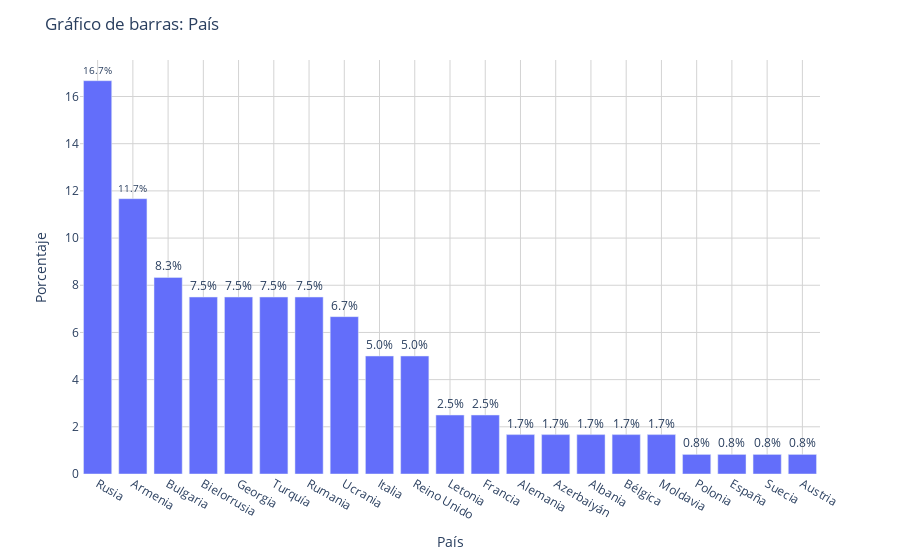

Notebook code for this chart:
### Code cell
graficar_barras_porcentaje_px(df = df_columnas, variable_analisis = 'País')

### Figure 1 — Plotly figure (JSON) as saved in the notebook; plotly's stock layout.template omitted (floating-point values rounded to 4 significant figures)
{"data": [{"alignmentgroup": "True", "hovertemplate": "País=%{x}<br>Porcentaje=%{text}<extra></extra>", "legendgroup": "", "marker": {"color": "#636efa", "pattern": {"shape": ""}}, "name": "", "offsetgroup": "", "orientation": "v", "showlegend": false, "text": [16.67, 11.67, 8.33, 7.5, 7.5, 7.5, 7.5, 6.67, 5, 5, 2.5, 2.5, 1.67, 1.67, 1.67, 1.67, 1.67, 0.83, 0.83, 0.83, 0.83], "textposition": "outside", "texttemplate": "%{text:.1f}%", "type": "bar", "x": ["Rusia", "Armenia", "Bulgaria", "Bielorrusia", "Georgia", "Turquía", "Rumania", "Ucrania", "Italia", "Reino Unido", "Letonia", "Francia", "Alemania", "Azerbaiyán", "Albania", "Bélgica", "Moldavia", "Polonia", "España", "Suecia", "Austria"], "xaxis": "x", "y": [16.67, 11.67, 8.33, 7.5, 7.5, 7.5, 7.5, 6.67, 5, 5, 2.5, 2.5, 1.67, 1.67, 1.67, 1.67, 1.67, 0.83, 0.83, 0.83, 0.83], "yaxis": "y"}], "layout": {"barmode": "relative", "legend": {"tracegroupgap": 0}, "margin": {"t": 60}, "plot_bgcolor": "rgba(255, 255, 255, 1)", "title": {"text": "Gráfico de barras: País"}, "xaxis": {"anchor": "y", "categoryorder": "total descending", "domain": [0, 1], "gridcolor": "lightgrey", "showgrid": true, "title": {"text": "País"}}, "yaxis": {"anchor": "x", "domain": [0, 1], "gridcolor": "lightgrey", "showgrid": true, "title": {"text": "Porcentaje"}}}}
